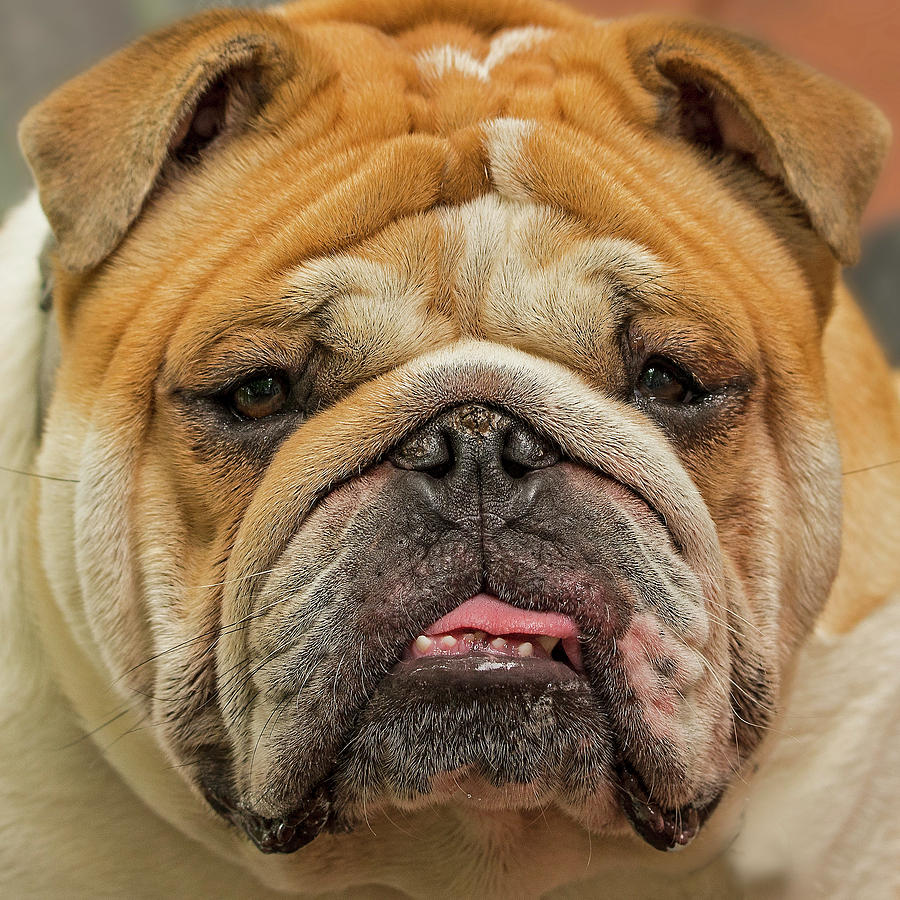
%> input picture bulldog.jpg, 900 x 900 px
$ octave barkandwhite.m   (GNU Octave 9; MATLAB toolbox functions it lacks are replaced by stand-ins)
%> lines starting %> are read from the running program, lines starting %| are printed output that depends on the picture
### luminance_L.m
function [ outimg ] = luminance_L( inimg )
%Created by Gretchen Conley for Assignment 7, CSCI 1320
%This function creates a grayscale version of an image with given adjusted
%values to the red, green, and blue layers
[h,i,j]=size(inimg);
M=zeros(h,i,1);
N=zeros(h,i,1);
P=zeros(h,i,1);

for k=1:j
    if k==1
        M=uint8(inimg(:,:,k)*.299);
    elseif k==2
        N=uint8(inimg(:,:,k)*.587);
    elseif k==3
        P=uint8(inimg(:,:,k)*.114);
    end
end
%Add the layers together to form a 2D matrix for output
outimg=M+N+P;


end

### posdef.m
function [ newvec ] = posdef( inmat )
%Image Compression & formatting function

%Use Luminance_L function to convert to greyscale
outimg=luminance_L(inmat);

%Convert to data type double for function operations
outimg=double(outimg);

%resize the image so that all are the same size
outimg=imresize(outimg, [100 100]);
%Reshape into a single vector
newvec=reshape(outimg,[],1);

end

### barkandwhite.m
%Bark and White
clc
clear all

%Database
%First, load images
% Breed A - Bulldog
% Breed B - Bull Terrier
% Breed C - Corgi
% Breed D - Golden
% Breed E - Greyhound
% Breed F - Pug
% Breed G - Schnauzer
% Breed H - Spaniel

%Bulldog Database
a1=imread('bulldog.jpg');
%> a1 is the input picture: size 900x900x3 uint8; mean R, G, B 150.1, 118.8, 81.8
a2=imread('bulldog2.jpg');
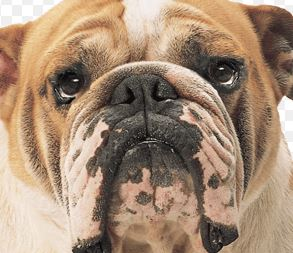
%> input picture bulldog2.JPG, 293 x 253 px
%> a2 is the input picture: size 253x293x3 uint8; mean R, G, B 164.9, 139.5, 117
a3=imread('bulldog3.jpg');
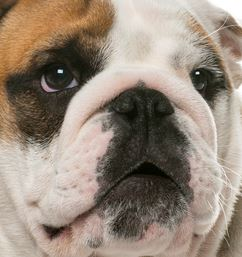
%> input picture bulldog3.JPG, 242 x 257 px
%> a3 is the input picture: size 257x242x3 uint8; mean R, G, B 151.2, 136.7, 122.7
a4=imread('bulldog4.jpg');
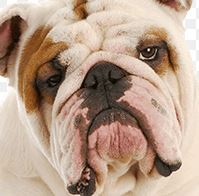
%> input picture bulldog4.JPG, 199 x 196 px
%> a4 is the input picture: size 196x199x3 uint8; mean R, G, B 183.7, 158.4, 139.5
a5=imread('bulldog5.jpg');
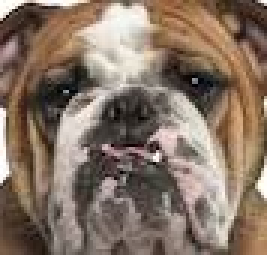
%> input picture bulldog5.JPG, 89 x 85 px (shown 3 times larger)
%> a5 is the input picture: size 85x89x3 uint8; mean R, G, B 134.2, 115.9, 101.6

pa1=posdef(a1);
pa2=posdef(a2);
pa3=posdef(a3);
pa4=posdef(a4);
pa5=posdef(a5);
%> the loop in luminance_L (call 5), `for k=1:j` made 3 passes
%> pass 1, in luminance_L (call 5), `M=uint8(inimg(:,:,k)*.299);`:
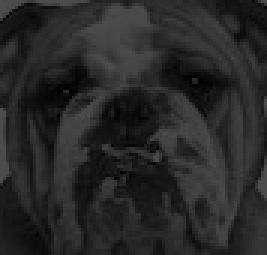
%> M: size 85x89 uint8 (shown 3 times larger); min 0, max 76, mean 40.1
%> in posdef (call 5), `outimg=imresize(outimg, [100 100]);`:
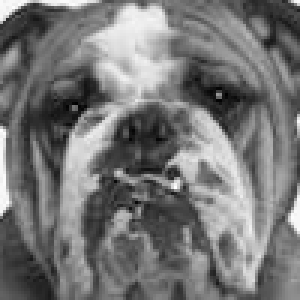
%> outimg: size 100x100 double (shown 3 times larger); min -3, max 261.3, mean 119.7; drawn with min black and max white

%forming a single vector/ unfolding the image into a single vector (stack
%rows as columns into one vector)

Aavgmat= (1/5)*(pa1+pa2+pa3+pa4+pa5);

%Bull Terrier Database
b1=imread('Bull Terrier.jpg');
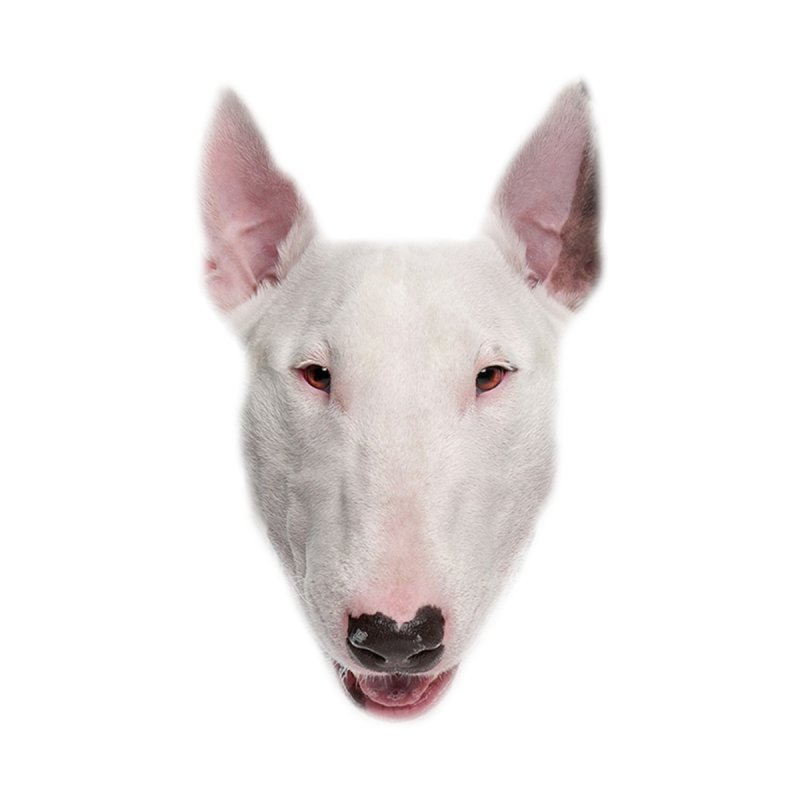
%> input picture Bull Terrier.jpg, 800 x 800 px
%> b1 is the input picture: size 800x800x3 uint8; mean R, G, B 240.1, 236.2, 235.8
%> (the run ends here)
